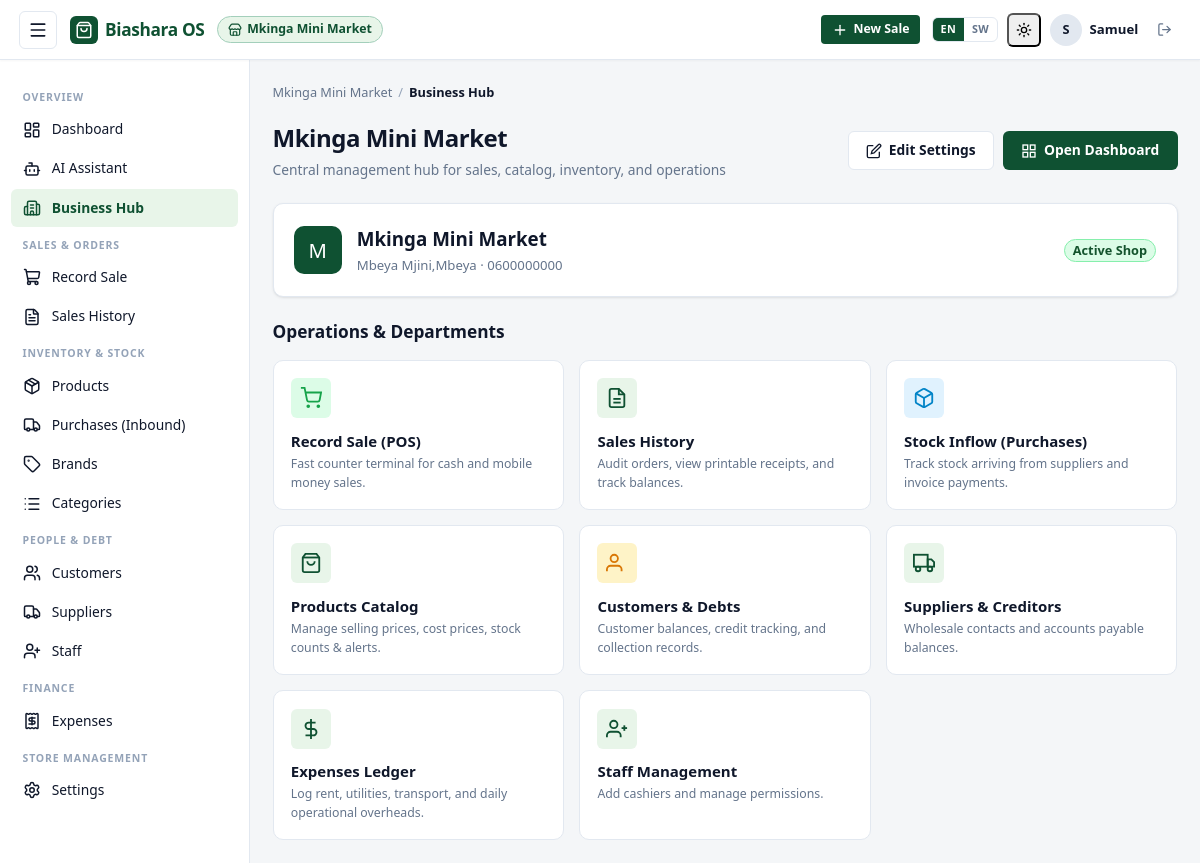
/2/ (signed in), run on an earlier commit of the app's database.
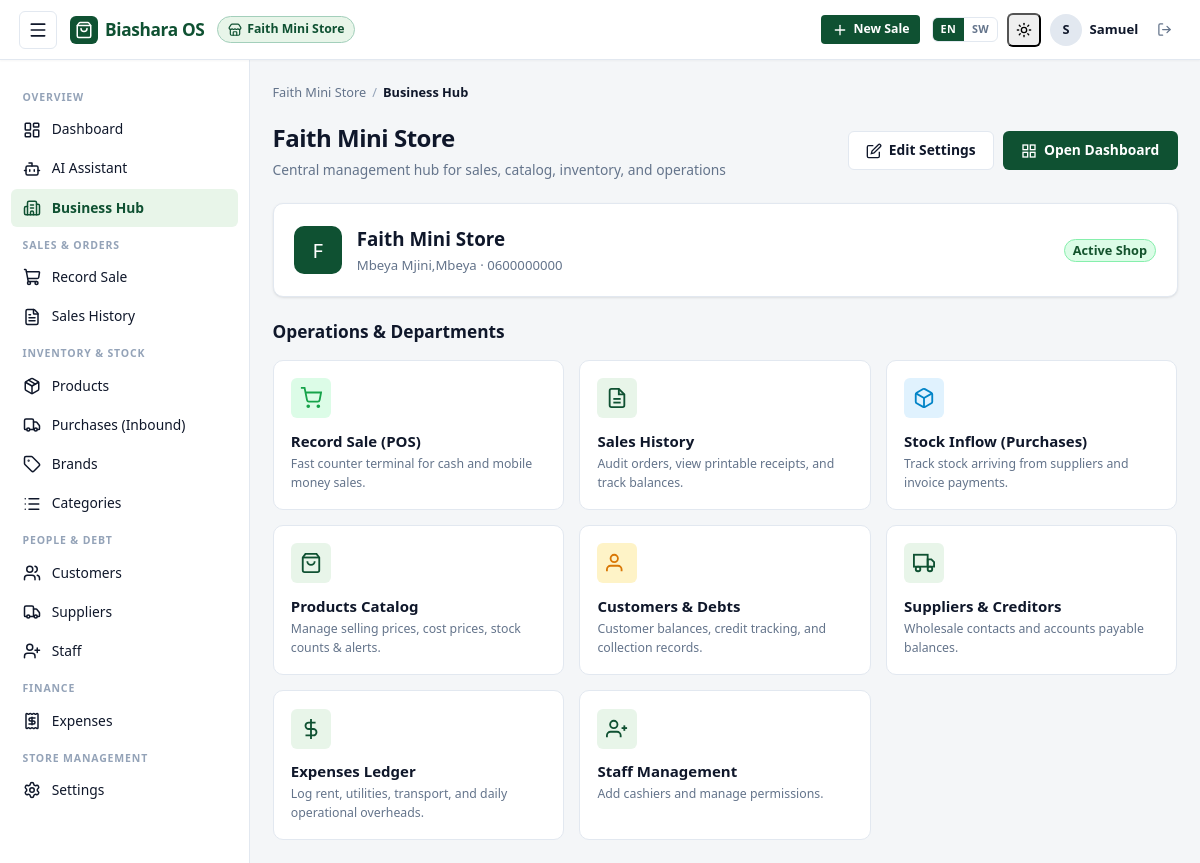
And on a later commit of the database.
### BusinessOs/models.py (models this page shows, shortened)
class Business(models.Model):
    owner = models.ForeignKey(
        settings.AUTH_USER_MODEL,
        on_delete=models.CASCADE,
        related_name="businesses",
    )
    name = models.CharField(max_length=150)
    location = models.CharField(max_length=200, blank=True)
    phone = models.CharField(max_length=20, blank=True)
    created_at = models.DateTimeField(auto_now_add=True)
    class Meta:
        ordering = ["-created_at"]
    def can_record_sales(self, user):
        if user == self.owner:
            return True
        return self.staff.filter(user=user).exists()

### BusinessOs/views.py (the view)
# urls.py: path("<int:business_id>/", views.BusinessDetailView.as_view(), name="business_detail"),
class BusinessDetailView(BusinessAccessMixin, DetailView):
    model = Business
    template_name = "sales/business_detail.html"
    context_object_name = "business_obj"
    pk_url_kwarg = "business_id"
    def get_object(self, queryset=None):
        return self.business

### BusinessOs/context_processors.py (called while the page is built)
def biashara_i18n(request):
    lang = request.session.get("biashara_lang") or request.session.get("_language")
    if not lang:
        lang = request.COOKIES.get("biashara_lang") or request.COOKIES.get("django_language")
    if not lang:
        lang = translation.get_language() or "en"
    if lang.startswith("sw"):
        lang = "sw"
    else:
        lang = "en"
    return {
        "current_lang": lang,
        "is_swahili": (lang == "sw"),
        "translations_sw_json": json.dumps(TRANSLATIONS_SW) if lang == "sw" else "{}",
    }

### BusinessOs/views.py (called while the page is built)
    def dispatch(self, request, *args, **kwargs):
        self.business = get_object_or_404(Business, pk=kwargs["business_id"])
        if not self.business.can_record_sales(request.user):
            raise PermissionDenied("You are not authorized for this business.")
        return super().dispatch(request, *args, **kwargs)

    def get_context_data(self, **kwargs):
        ctx = super().get_context_data(**kwargs)
        ctx["business"] = self.business
        return ctx

### BusinessOs/templates/sales/business_detail.html (shortened to what the changed rows need)
{% extends "sales/base.html" %}
{% block crumb %}Business Hub{% endblock %}
{% block content %}
<div class="page-header">
  <div class="page-title-group">
    <h1>{{ business.name }}</h1>
    <p>Central management hub for sales, catalog, inventory, and operations</p>
  </div>
</div>
<div class="card" style="margin-bottom: 1.5rem;">
  <div style="display:flex; justify-content:space-between; align-items:center; flex-wrap:wrap; gap:1rem;">
    <div style="display:flex; align-items:center; gap:1rem;">
      <div class="brand-icon" style="width:48px; height:48px; font-size:1.35rem; border-radius:var(--radius);">
        {{ business.name|slice:":1"|upper }}
      </div>
      <div>
        <h2 style="margin:0 0 0.2rem; font-size:1.25rem;">{{ business.name }}</h2>
        <div style="font-size:0.88rem; color:var(--color-text-muted);">
          <span>{{ business.location|default:"No physical address set" }}</span>
          {% if business.phone %} &middot; <span>{{ business.phone }}</span>{% endif %}
        </div>
      </div>
    </div>
  </div>
</div>
<h2 style="font-size:1.15rem; margin:0 0 1rem; color:var(--color-text);">Operations & Departments</h2>
{% endblock %}

### BusinessOs/templates/sales/base.html (shortened to what the changed rows need)
{% load static %}<!DOCTYPE html>
<html lang="{{ current_lang|default:'en' }}" x-data="{ sidebarOpen: false }" :class="{ 'sidebar-mobile-open': sidebarOpen }">
<head>
  <link rel="stylesheet" href="{% static 'sales/css/style.css' %}?v=3.1">
</head>
<body>
<div class="app-wrapper">
  <header class="topbar">
    <div class="topbar-inner">
      <div class="topbar-left">
        {% if business %}
        <a href="{% url 'business_detail' business.id %}" class="business-tag" title="{{ business.name }}">
          <i data-lucide="store" style="width:14px;height:14px;flex-shrink:0;"></i>
          <span>{{ business.name }}</span>
        </a>
        {% endif %}
      </div>
    </div>
  </header>
  <div class="app-container">
    <main class="app-main">
      {% if business %}
      <nav class="breadcrumb-trail" aria-label="Breadcrumb">
        <a href="{% url 'business_dashboard' business.id %}">{{ business.name }}</a>
        <span class="breadcrumb-sep">/</span>
        <span class="breadcrumb-current">{% block crumb %}Overview{% endblock %}</span>
      </nav>
      {% endif %}
      {% block content %}{% endblock %}
    </main>
  </div>
</div>
</body>
</html>

What changed in the data, as far as the page shows it:
changed Business "Mbeya Mjini,Mbeya": name "Mkinga Mini Market" → "Faith Mini Store"; name "M" → "F"
